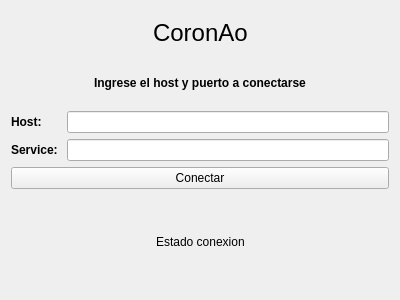
<?xml version="1.0" encoding="UTF-8"?>
<ui version="4.0">
 <class>QtServerLogin</class>
 <widget class="QWidget" name="QtServerLogin">
  <property name="geometry">
   <rect>
    <x>0</x>
    <y>0</y>
    <width>400</width>
    <height>300</height>
   </rect>
  </property>
  <property name="windowTitle">
   <string>Form</string>
  </property>
  <layout class="QGridLayout" name="gridLayout_2">
   <item row="2" column="0">
    <widget class="QPushButton" name="connectButton">
     <property name="text">
      <string>Conectar</string>
     </property>
    </widget>
   </item>
   <item row="0" column="0">
    <layout class="QVBoxLayout" name="verticalLayout_2">
     <item>
      <layout class="QHBoxLayout" name="horizontalLayout_3">
       <item>
        <spacer name="horizontalSpacer">
         <property name="orientation">
          <enum>Qt::Horizontal</enum>
         </property>
         <property name="sizeHint" stdset="0">
          <size>
           <width>40</width>
           <height>20</height>
          </size>
         </property>
        </spacer>
       </item>
       <item>
        <widget class="QLabel" name="label">
         <property name="font">
          <font>
           <pointsize>18</pointsize>
           <underline>false</underline>
           <strikeout>false</strikeout>
          </font>
         </property>
         <property name="text">
          <string>CoronAo</string>
         </property>
        </widget>
       </item>
       <item>
        <spacer name="horizontalSpacer_2">
         <property name="orientation">
          <enum>Qt::Horizontal</enum>
         </property>
         <property name="sizeHint" stdset="0">
          <size>
           <width>40</width>
           <height>20</height>
          </size>
         </property>
        </spacer>
       </item>
      </layout>
     </item>
     <item>
      <layout class="QHBoxLayout" name="horizontalLayout_4">
       <item>
        <spacer name="horizontalSpacer_4">
         <property name="orientation">
          <enum>Qt::Horizontal</enum>
         </property>
         <property name="sizeHint" stdset="0">
          <size>
           <width>40</width>
           <height>20</height>
          </size>
         </property>
        </spacer>
       </item>
       <item>
        <widget class="QLabel" name="label_5">
         <property name="font">
          <font>
           <weight>75</weight>
           <bold>true</bold>
          </font>
         </property>
         <property name="text">
          <string>Ingrese el host y puerto a conectarse</string>
         </property>
        </widget>
       </item>
       <item>
        <spacer name="horizontalSpacer_3">
         <property name="orientation">
          <enum>Qt::Horizontal</enum>
         </property>
         <property name="sizeHint" stdset="0">
          <size>
           <width>40</width>
           <height>20</height>
          </size>
         </property>
        </spacer>
       </item>
      </layout>
     </item>
    </layout>
   </item>
   <item row="1" column="0">
    <layout class="QGridLayout" name="gridLayout">
     <item row="0" column="1">
      <widget class="QLineEdit" name="hostLineEdit"/>
     </item>
     <item row="1" column="1">
      <widget class="QLineEdit" name="serviceLineEdit"/>
     </item>
     <item row="0" column="0">
      <widget class="QLabel" name="label_2">
       <property name="font">
        <font>
         <weight>75</weight>
         <bold>true</bold>
        </font>
       </property>
       <property name="text">
        <string>Host: </string>
       </property>
      </widget>
     </item>
     <item row="1" column="0">
      <widget class="QLabel" name="label_3">
       <property name="font">
        <font>
         <weight>75</weight>
         <bold>true</bold>
        </font>
       </property>
       <property name="text">
        <string>Service: </string>
       </property>
      </widget>
     </item>
    </layout>
   </item>
   <item row="4" column="0">
    <layout class="QHBoxLayout" name="horizontalLayout_6">
     <item>
      <spacer name="horizontalSpacer_5">
       <property name="orientation">
        <enum>Qt::Horizontal</enum>
       </property>
       <property name="sizeHint" stdset="0">
        <size>
         <width>40</width>
         <height>20</height>
        </size>
       </property>
      </spacer>
     </item>
     <item>
      <widget class="QLabel" name="serverStateLabel">
       <property name="text">
        <string>Estado conexion</string>
       </property>
      </widget>
     </item>
     <item>
      <spacer name="horizontalSpacer_6">
       <property name="orientation">
        <enum>Qt::Horizontal</enum>
       </property>
       <property name="sizeHint" stdset="0">
        <size>
         <width>40</width>
         <height>20</height>
        </size>
       </property>
      </spacer>
     </item>
    </layout>
   </item>
  </layout>
 </widget>
 <resources/>
 <connections/>
</ui>
